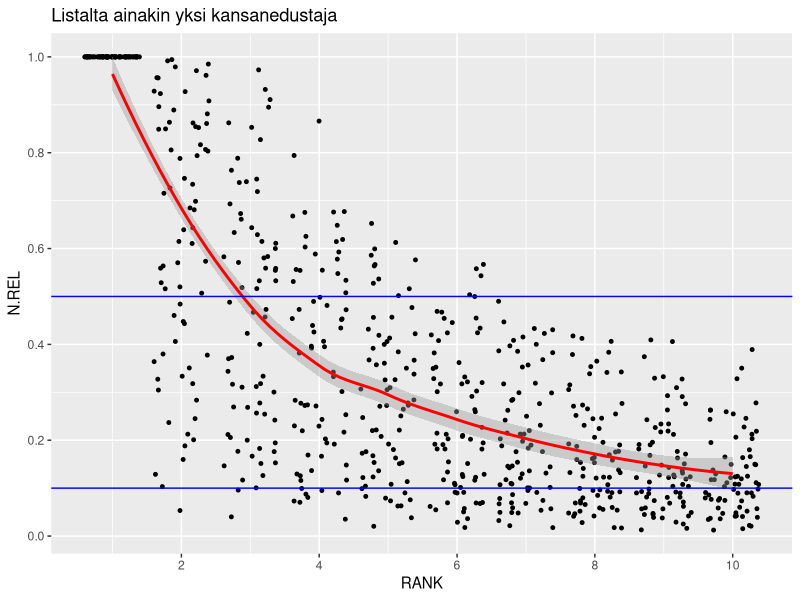
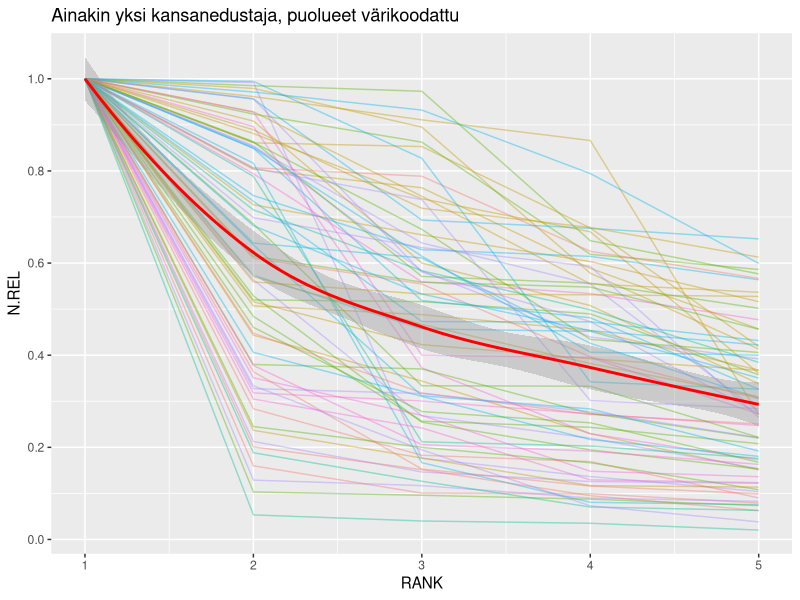
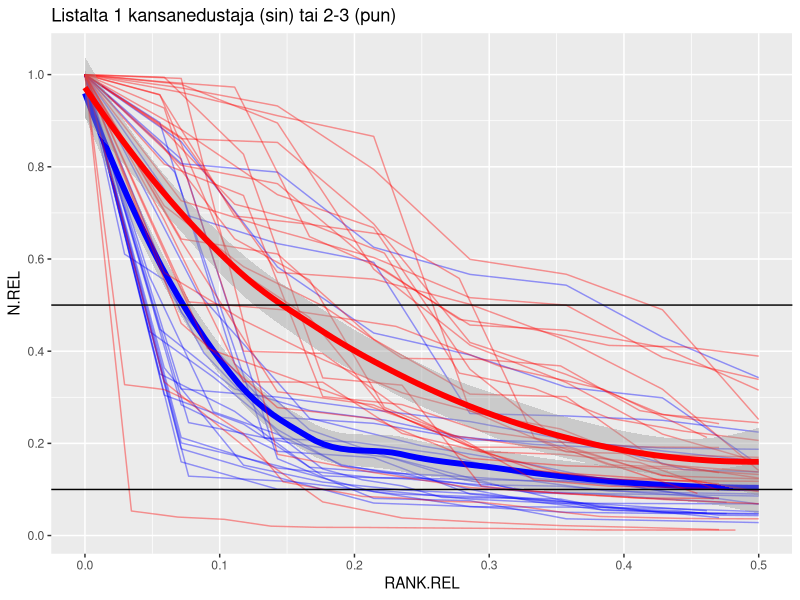
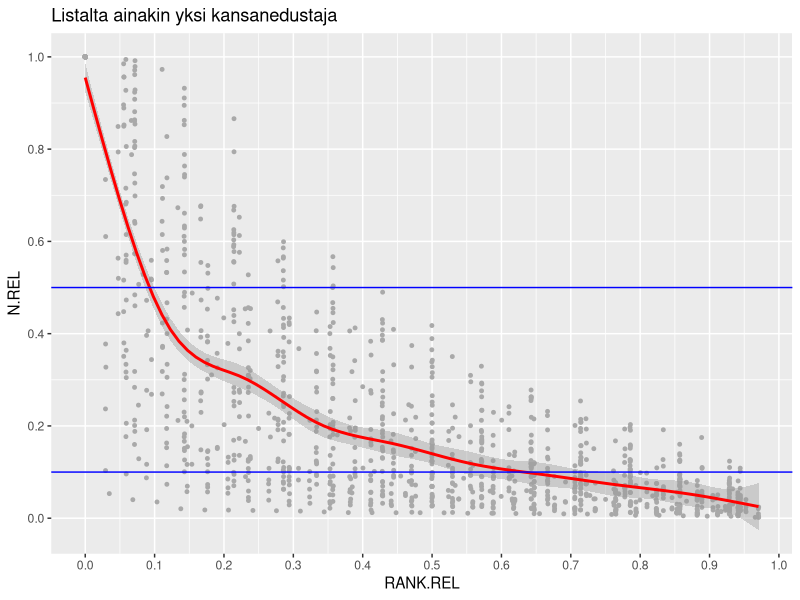
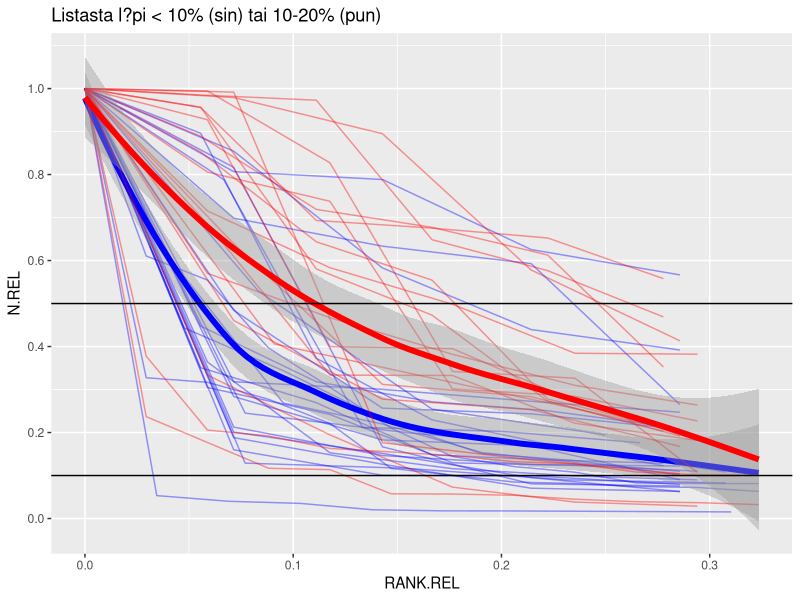
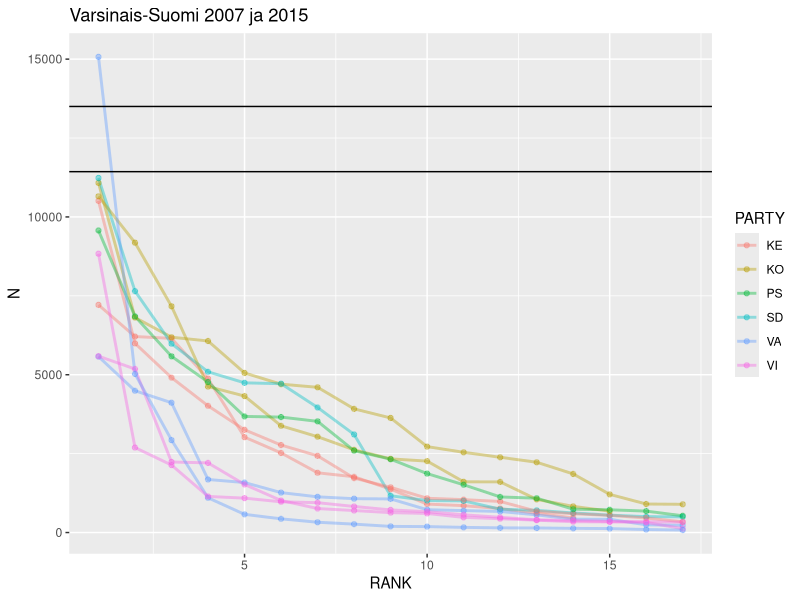

These charts were generated, in order, by the following R code:
## ---- chunk 1

library(dplyr)
library(ggplot2)
library(stringr)



## ---- chunk 2

minListSize <- 10

fullData <- as_tibble(read.csv("CleanData.csv"))



## ---- chunk 3

g1 <- ggplot(fullData %>% filter(RANK<=minListSize,LISTPASSED>0))+
  geom_jitter(aes(x=RANK,y=N.REL,group=interaction(YEAR,PARTY,PROVINCE)),col="black",size=1)+
  scale_x_continuous(breaks=seq(0,minListSize,2))+
  scale_y_continuous(breaks=seq(0,1,0.2))+
  geom_smooth(aes(x=RANK,y=N.REL),col="red")+
  geom_hline(yintercept = c(0.1,0.5),col="blue")+
  ggtitle("Listalta ainakin yksi kansanedustaja")

plot(g1)




## ---- chunk 4
g2 <- ggplot(fullData %>% filter(RANK<=5,LISTPASSED>0))+
  geom_line(aes(x=RANK,y=N.REL,group=interaction(YEAR,PARTY,PROVINCE),col=PARTY),size=0.5,alpha=0.4)+
  scale_x_continuous(breaks=seq(0,12,1))+
  scale_y_continuous(breaks=seq(0,1,0.2))+
  geom_smooth(aes(x=RANK,y=N.REL),col="red")+
  theme(legend.position="none")+
  ggtitle("Ainakin yksi kansanedustaja, puolueet värikoodattu")

plot(g2)
## ---- chunk 5


closeup <- fullData %>% filter(RANK.REL<=0.5, LISTPASSED > 0)

g3 <- ggplot(closeup)+
  geom_line(data=closeup %>% filter(LISTPASSED == 1), aes(x=RANK.REL,y=N.REL,group=interaction(YEAR,PARTY,PROVINCE)),col="blue",size=0.5,alpha=0.4)+
    geom_smooth(data=closeup %>% filter(LISTPASSED == 1), aes(x=RANK.REL,y=N.REL),col="blue",size=2)+
  geom_line(data=closeup %>% filter(LISTPASSED > 1 & LISTPASSED <4), aes(x=RANK.REL,y=N.REL,group=interaction(YEAR,PARTY,PROVINCE)),col="red",size=0.5,alpha=0.4)+
      geom_smooth(data=closeup %>% filter(LISTPASSED > 1 & LISTPASSED <4), aes(x=RANK.REL,y=N.REL),col="red",size=2)+
  scale_x_continuous(breaks=seq(0,1,0.1))+
  scale_y_continuous(breaks=seq(0,1,0.2))+
#  scale_color_continuous(low="blue",high="red")+
 # geom_smooth(aes(x=RANK,y=N.REL),col="red")+
  theme(legend.position="none")+
  geom_hline(yintercept = c(0.1,0.5),col="black")+
  ggtitle("Listalta 1 kansanedustaja (sin) tai 2-3 (pun)")


plot(g3)



## ---- chunk 6
g4 <- ggplot(fullData %>% filter(RANK.REL<=1,LISTPASSED>0))+
  geom_jitter(aes(x=RANK.REL,y=N.REL,group=interaction(YEAR,PARTY,PROVINCE)),col="darkgray",size=1)+
  scale_x_continuous(breaks=seq(0,minListSize,0.1))+
  scale_y_continuous(breaks=seq(0,1,0.2))+
  geom_smooth(aes(x=RANK.REL,y=N.REL),col="red")+
  geom_hline(yintercept = c(0.1,0.5),col="blue")+
  ggtitle("Listalta ainakin yksi kansanedustaja")

plot(g4)

## ---- chunk 7
closeup <- fullData %>% filter(RANK.REL<=0.33, LISTPASSED > 0)

lowerLimit <- 0.1
midLimit <- 0.10
upperLimit <- 0.20

g5 <- ggplot(closeup)+
  geom_line(data=closeup %>% filter(PASSED.REL < lowerLimit), aes(x=RANK.REL,y=N.REL,group=interaction(YEAR,PARTY,PROVINCE)),col="blue",size=0.5,alpha=0.4)+
  
    geom_smooth(data=closeup %>% filter(PASSED.REL < lowerLimit), aes(x=RANK.REL,y=N.REL),col="blue",size=2)+
  
  geom_line(data=closeup %>% filter(PASSED.REL > midLimit & PASSED.REL <= upperLimit), aes(x=RANK.REL,y=N.REL,group=interaction(YEAR,PARTY,PROVINCE)),col="red",size=0.5,alpha=0.4)+
  
      geom_smooth(data=closeup %>% filter(PASSED.REL > midLimit & PASSED.REL <= upperLimit),aes(x=RANK.REL,y=N.REL), col="red",size=2)+
  
  scale_x_continuous(breaks=seq(0,1,0.1))+
  scale_y_continuous(breaks=seq(0,1,0.2))+
#  scale_color_continuous(low="blue",high="red")+
 # geom_smooth(aes(x=RANK,y=N.REL),col="red")+
  theme(legend.position="none")+
  geom_hline(yintercept = c(0.1,0.5),col="black")+
  ggtitle("Listasta l?pi < 10% (sin) tai 10-20% (pun)")


plot(g5)
## ---- chunk 8
Vsuomi <- filter(fullData,PROVINCE=="VAR" & LISTPASSED > 0)

g10 <- ggplot(Vsuomi)+
  geom_line(aes(x=RANK,y=N,group=interaction(PARTY,YEAR),col=PARTY),size=1,alpha=0.4)+
    geom_point(aes(x=RANK,y=N,group=interaction(PARTY,YEAR),col=PARTY),size=1.5,alpha=0.4)+
#  scale_x_continuous(breaks=seq(0,12,1))+
#  scale_y_continuous(breaks=seq(0,1,0.2))+
#  geom_smooth(aes(x=RANK,y=N),col="red")+
 # theme(legend.position="none")+
  geom_hline(yintercept=unique(Vsuomi$THRESHOLD))+
  ggtitle("Varsinais-Suomi 2007 ja 2015")

plot(g10)
## ---- chunk 9
#Usually not needed
if (F) { sessionInfo() }
